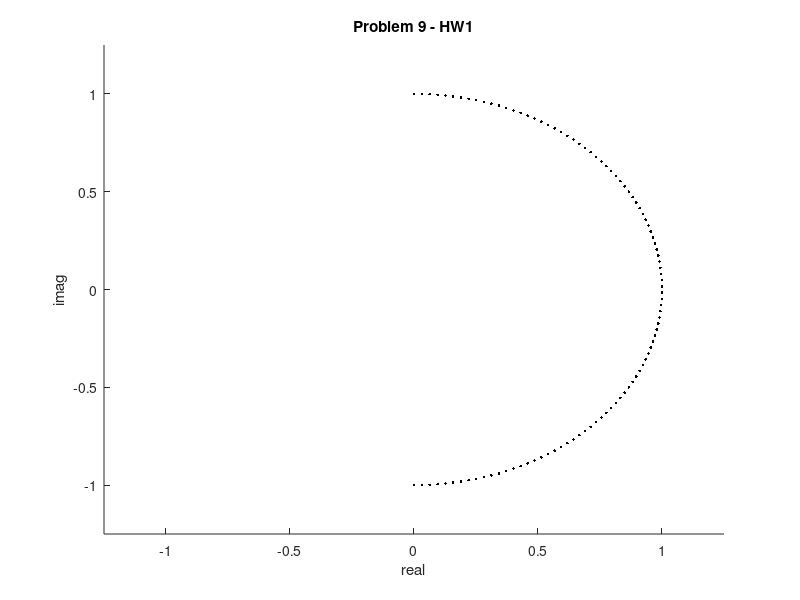

The MATLAB source for this figure: (Note: this script raises an error after producing the figure.)
theta = linspace(0,2*pi,100);

hold on
%Part I
% for n = 0:99
%     plot(cos(3 * theta(n+1)), sin(3 * theta(n+1)), 'k.');
% end

%Part II

data = zeros(2,100);
for n = 0:99
    %plot(-sin(-theta(n+1) / 2), cos(-theta(n+1) / 2), 'k.');
    data(1,n+1) = -sin(-theta(n+1) / 2);
    data(2,n+1) = cos(-theta(n+1) / 2);
end

plot(data(1,:),data(2,:),'k.');
ylim([-1.25 1.25]);
xlim([-1.25 1.25]);
title("Problem 9 - HW1");
xlabel("real");
ylabel("imag");
yline(0);
xline(0);
